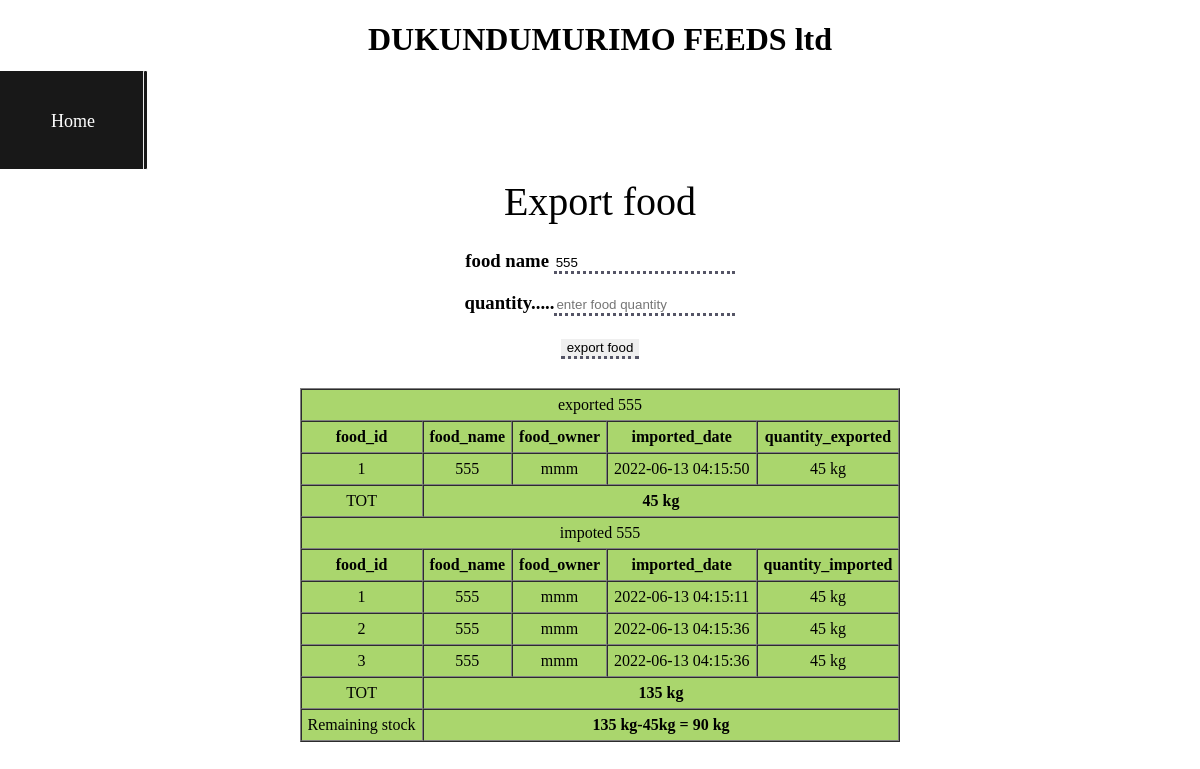
The page /expo.php?id=5 (signed in) on the database its author committed.
### tables this page shows
CREATE TABLE `food` (
  `food_id` int(11) NOT NULL,
  `foodname` varchar(20) DEFAULT NULL,
  `owner` varchar(20) DEFAULT NULL
);

CREATE TABLE `export` (
  `exp_id` int(11) NOT NULL,
  `food_id` int(11) DEFAULT NULL,
  `exp_date` timestamp NOT NULL DEFAULT current_timestamp() ON UPDATE current_timestamp(),
  `quantity` varchar(15) DEFAULT NULL
);

CREATE TABLE `import` (
  `imp_id` int(11) NOT NULL,
  `food_id` int(11) DEFAULT NULL,
  `imp_date` timestamp NOT NULL DEFAULT current_timestamp() ON UPDATE current_timestamp(),
  `quantity` varchar(20) DEFAULT NULL
);

### expo.php (the view, shortened to what this page needs)
<?php
include 'index.php';
$id=$_GET['id'];
$select=$conn->query("SELECT * from food where food_id='$id'");
$row=$select->fetch_assoc();
$name=$row['foodname'];
$owner=$row['owner'];
$select=$conn->query("SELECT * from import where food_id='$id'");
 ?>
<!DOCTYPE html>
<html>
<head>
</head>
<body>
<center>
	<form action="" method="POST" >
	<fieldset style="margin-top: 130px"><legend>Export food</legend>
	<h3><label>food name  </label>
		<input type="text" name="name" value="<?php echo $name; ?>"> </h3>
 	<h3><label>quantity.....</label><input type="text" name="qty" placeholder="enter food quantity" required="">
 	</h3>
    <h3><input type="submit" name="reg" value="export food"></h3></fieldset>
</form>
</center>
</body>
</html>
<div style=" text-align: center; ">
	<center><table border="1" cellpadding="6" cellspacing="0">
	<?php   $select1=$conn->query("SELECT * from export where food_id='$id'");
			echo "<tr><td colspan='5'>exported $name</tr></td>"?>
			<tr>
				<th>food_id</th>
				<th>food_name</th>
				<th>food_owner</th>
				<th>imported_date</th>
				<th>quantity_exported</th>
				<?php
            $n=1;
            $sel=$conn->query("SELECT sum(quantity) from export where food_id='$id'");
            $data1=$sel->fetch_assoc();
            while ($row=$select1->fetch_assoc()) {
            	$id=$row['food_id'];
            	$dat=$row['exp_date'];
            	$qua=$row['quantity'];
            	echo "</tr>
			<tr><td>$n</td><td>$name</td><td>$owner</td><td>$dat</td><td>$qua kg</td></tr>";
			$n=$n+1;
            }
			 ?>
            <tr><td>TOT</td><th colspan="4"><?php echo $data1['sum(quantity)'];?> kg</th></tr>
		<?php
        echo "<tr><td colspan='5'>impoted $name</tr></td>";
		?>
			<tr>
				<th>food_id</th>
				<th>food_name</th>
				<th>food_owner</th>
				<th>imported_date</th>
				<th>quantity_imported</th>
				<?php
            $n=1;
            $sel=$conn->query("SELECT sum(quantity) from import where food_id='$id'");
            $data=$sel->fetch_assoc();
            while ($row=$select->fetch_assoc()) {
            	$dat=$row['imp_date'];
            	$qua=$row['quantity'];
            	echo "</tr>
			<tr><td>$n</td><td>$name</td><td>$owner</td><td>$dat</td><td>$qua kg</td></tr>";
			$n=$n+1;
            }
         $expo=$data1['sum(quantity)'];
         $all=$data['sum(quantity)']-$expo;
			 ?>
            <tr><td>TOT</td><th colspan="4"><?php echo $data['sum(quantity)']; ?> kg</th></tr>
            <tr><td>Remaining stock</td><th colspan="4"><?php echo $data['sum(quantity)']; ?> kg-<?php echo $expo."kg = ".$all ." kg";
            ?></th></tr>
		</table>
	</center>
</div>

### index.php (style rules this page uses)
body { background: url(image/gardens/og.jpg); background-repeat:all; }
td input,input { border-style: none; outline: none; border-bottom: 3px dotted #556; }
th,td { background: #aad66d; }
fieldset { text-align: center; border: 0px; }
legend { font-size: 40px; }
table { text-align:center; }

### rows shown on the page
food: name "555", foodname "555"
export: food.foodname "555", food.owner "mmm", exp_date "2022-06-13 04:15:50", quantity "45"
import: food.foodname "555", food.owner "mmm", imp_date "2022-06-13 04:15:11", quantity "45"
import: food.foodname "555", food.owner "mmm", imp_date "2022-06-13 04:15:36", quantity "45"
import: food.foodname "555", food.owner "mmm", imp_date "2022-06-13 04:15:36", quantity "45"

### other values the page prints
$data1['sum(quantity)'] "45"
$data['sum(quantity)'] "135"
$expo "45"
$all "90"
